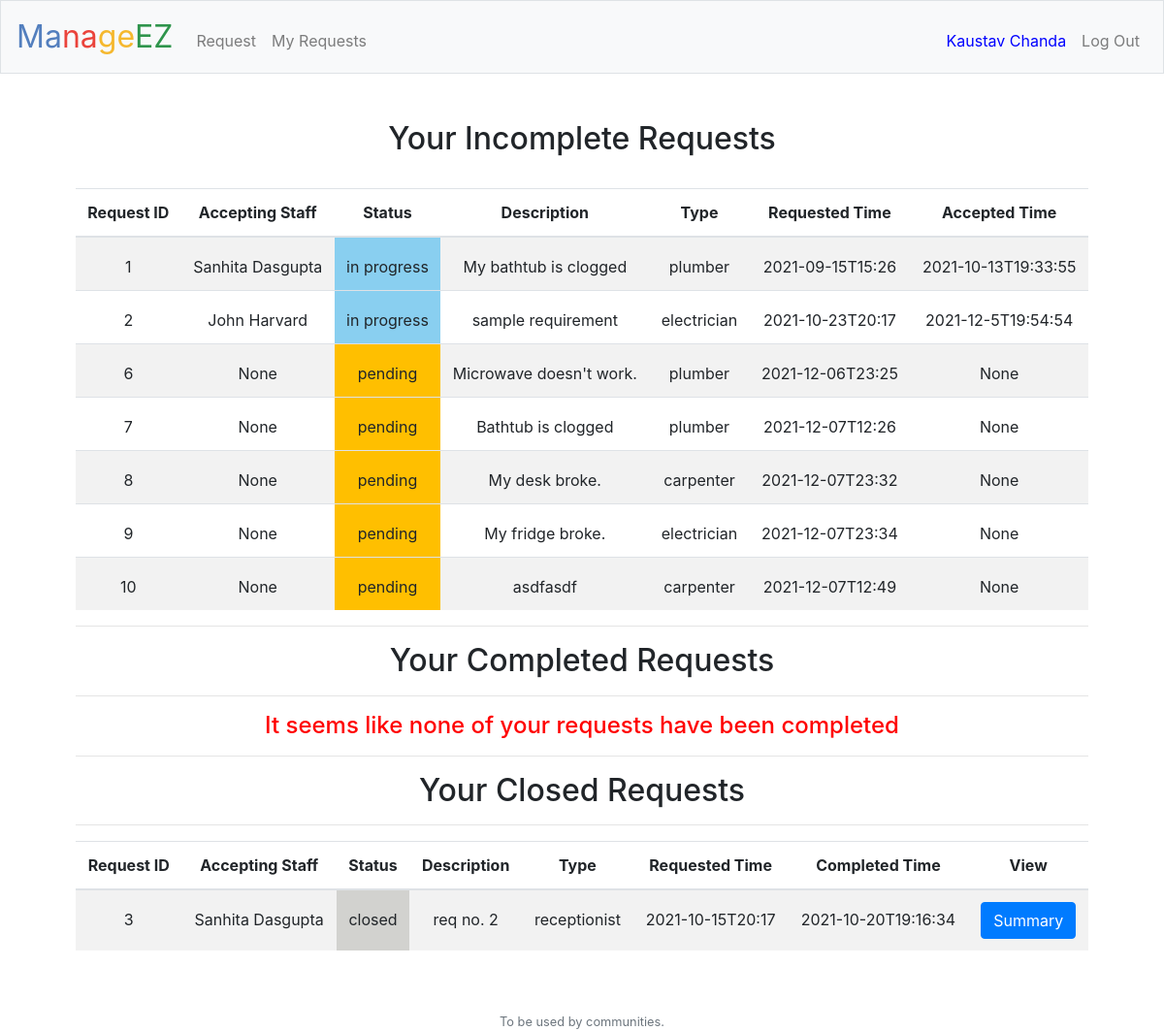
Page /my_req (signed in) on the committed database.
### tables this page shows
CREATE TABLE 'users' ('id' integer PRIMARY KEY AUTOINCREMENT NOT NULL, 'username' text, 'password' text, 'type' text, 'community' text, 'expertise' text DEFAULT 'resident');

CREATE TABLE "calls" ('request_id' integer PRIMARY KEY NOT NULL, 'resident_id' integer NOT NULL, 'staff_id' integer, 'status' text NOT NULL, 'description' text NOT NULL, 'requirement' text NOT NULL, 'req_t' text NOT NULL, 'accept_t' text, 'complete_t' text, 's_description' text, 'rating' integer, 'complaints' text);

### application.py (the view, shortened to what this page needs)
@app.route("/my_req", methods=["GET", "POST"])
@login_required
def my_req():
    if request.method == "POST":
        redirect('/')
    else:
        if session["type"] == "resident":
            rows = db.execute("SELECT DISTINCT request_id, resident_id, staff_id, status, description, requirement, req_t, accept_t FROM calls JOIN users ON resident_id WHERE users.community = :com AND ( calls.status = 'in progress' OR calls.status = 'pending' ) AND calls.resident_id = :uid", com = session["comm"], uid = session["user_id"])
            print(rows)
            req_list = []
            for row in rows:
                if row["staff_id"]:
                    name = db.execute("SELECT username FROM users WHERE id = :uid", uid=row["staff_id"])
                    req_list.append({
                        "id": row["request_id"],
                        "name": name[0]["username"],
                        "status": row["status"],
                        "description": row["description"],
                        "requirement": row["requirement"],
                        "time": row["req_t"],
                        "accepted": row["accept_t"]
                    })
                else:
                    name = db.execute("SELECT username FROM users WHERE id = :uid", uid=row["staff_id"])
                    req_list.append({
                        "id": row["request_id"],
                        "name": "None",
                        "status": row["status"],
                        "description": row["description"],
                        "requirement": row["requirement"],
                        "time": row["req_t"],
                        "accepted": row["accept_t"]
                    })
            rows2 = db.execute("SELECT DISTINCT request_id, staff_id, status, description, requirement, req_t, complete_t, s_description FROM calls JOIN users ON staff_id WHERE users.community = :com AND calls.status = 'completed' AND calls.resident_id = :uid", com = session["comm"], uid = session["user_id"])
            req_list2 = []
            rows3 = db.execute("SELECT DISTINCT request_id, staff_id, status, description, requirement, req_t, complete_t, s_description, rating, complaints FROM calls JOIN users ON staff_id WHERE users.community = :com AND calls.status = 'closed' AND calls.resident_id = :uid", com = session["comm"], uid = session["user_id"])
            req_list3 = []
            for row in rows3:
                name = db.execute("SELECT username FROM users WHERE id = :uid", uid=row["staff_id"])
                req_list3.append({
                    "id": row["request_id"],
                    "name": name[0]["username"],
                    "status": row["status"],
                    "description": row["description"],
                    "requirement": row["requirement"],
                    "time": row["req_t"],
                    "completed": row["complete_t"],
                    "s_desc": row["s_description"],
                    "rating": row["rating"],
                    "r_desc": row["complaints"]
                })
            request_id = request.args.get('rid')
            rating = request.args.get('rate')
            description = request.args.get('r_desc')
            print(request_id, rating)
            return render_template('my_req.html', comp=req_list2, prog=req_list, clos=req_list3, comm=session["comm"])
        else:
            return apology("Forbidden", 403)

### application.py (called while the page is built)
@app.after_request
def after_request(response):
    response.headers["Cache-Control"] = "no-cache, no-store, must-revalidate"
    response.headers["Expires"] = 0
    response.headers["Pragma"] = "no-cache"
    return response

### helpers.py (called while the page is built)
def login_required(f):
    @wraps(f)
    def decorated_function(*args, **kwargs):
        if session.get("user_id") is None:
            return redirect("/login")
        return f(*args, **kwargs)
    return decorated_function

### templates/my_req.html (shortened to what this page needs)
{% extends "layout.html" %}
{% block main %}
    <link rel="stylesheet" href="/static/style.css">
    <h2>Your Incomplete Requests</h2>
    <br>
    {% if prog %}
        <table class="table table-striped">
            <thead>
                <th>Request ID</th>
                <th>Accepting Staff</th>
                <th>Status</th>
                <th>Description</th>
                <th>Type</th>
                <th>Requested Time</th>
                <th>Accepted Time</th>
            </thead>
            <tbody>
                {% for i in prog %}
                    <tr>
                        <td id="{{i['id']}}" style="padding-top: 18px;" name="req_id">{{i["id"]}}</td>
                        <td style="padding-top: 18px;" name="name">{{i["name"]}}</td>
                        <td style="padding-top: 18px;" name="status">{{i["status"]}}</td>
                        <td style="padding-top: 18px;" name="description">{{i["description"]}}</td>
                        <td style="padding-top: 18px;" name="requirement">{{i["requirement"]}}</td>
                        <td style="padding-top: 18px;" name="time">{{i["time"]}}</td>
                        <td style="padding-top: 18px;" name="accepted">{{i["accepted"]}}</td>
                    </tr>
                {% endfor %}
            </tbody>
        </table>
    {% else %}
        <h3 style="color: red;">None of your requests are currently incomplete</h3>
    {% endif %}
    <hr>
    <h2>Your Completed Requests</h2>
    <hr>
    {% if comp %}
        <table class="table table-striped">
            <thead>
                <th>Request ID</th>
                <th>Accepting Staff</th>
                <th>Status</th>
                <th>Description</th>
                <th>Type</th>
                <th>Requested Time</th>
                <th>Completed Time</th>
                <th>View</th>
                <th>Feedback</th>
            </thead>
            <tbody>
                {% for i in comp %}
                <tr>
                    <td id="{{i['id']}}" style="padding-top: 18px;" name="req_id">{{i["id"]}}</td>
                    <td style="padding-top: 18px;" name="name">{{i["name"]}}</td>
                    <td style="padding-top: 18px;" name="status">{{i["status"]}}</td>
                    <td style="padding-top: 18px;" name="description">{{i["description"]}}</td>
                    <td style="padding-top: 18px;" name="requirement">{{i["requirement"]}}</td>
                    <td style="padding-top: 18px;" name="time">{{i["time"]}}</td>
                    <td style="padding-top: 18px;" name="accepted">{{i["completed"]}}</td>
                    <td><button id="vbtn" class="{{i['id']}} i c btn btn-primary" type="submit">Details</button></td>
                    <td><button id="vbtn" class="{{i['id']}} i f btn btn-primary" type="submit">Feedback</button></td>
                </tr>
                <div id="popup" class="popup {{i['id']}}">
                    <div id="content">
                        <h4>{{i["name"]}}'s description of the case:</h4>
                        <p>{{i["s_desc"]}}</p>
                    </div>
                    <a id="close" class="close {{'id'}}" onclick="togglePopup();"><img src="/static/images/cancel.png" width="20" alt=""></a>
                </div>
                <div id="popup_f" class="popup_f {{i['id']}}">
                    <div id="content">
                        <h4>Are you satisfied with your service?</h4>
                        <div class="rating">
                            <span><input type="radio" name="rating" id="str5" value="5"><label for="str5"></label></span>
                            <span><input type="radio" name="rating" id="str4" value="4"><label for="str4"></label></span>
                            <span><input type="radio" name="rating" id="str3" value="3"><label for="str3"></label></span>
                            <span><input type="radio" name="rating" id="str2" value="2"><label for="str2"></label></span>
                            <span><input type="radio" name="rating" id="str1" value="1"><label for="str1"></label></span>
                        </div>
                    </div>
                    <a id="close" class="close {{'id'}}" onclick="togglePopupF();"><img src="/static/images/cancel.png" width="20" alt=""></a>
                </div>
                {% endfor %}
            </tbody>
        </table>
    {% else %}
        <h4 style="color: red;">It seems like none of your requests have been completed</h4>
    {% endif %}
    <hr>
    <h2>Your Closed Requests</h2>
    <hr>
    {% if clos %}
        <table class="table table-striped">
            <thead>
                <th>Request ID</th>
                <th>Accepting Staff</th>
                <th>Status</th>
                <th>Description</th>
                <th>Type</th>
                <th>Requested Time</th>
                <th>Completed Time</th>
                <th>View</th>
            </thead>
            <tbody>
                {% for i in clos %}
                <tr>
                    <td id="{{i['id']}}" style="padding-top: 18px;" name="req_id">{{i["id"]}}</td>
                    <td style="padding-top: 18px;" name="name">{{i["name"]}}</td>
                    <td style="padding-top: 18px;" name="status">{{i["status"]}}</td>
                    <td style="padding-top: 18px;" name="description">{{i["description"]}}</td>
                    <td style="padding-top: 18px;" name="requirement">{{i["requirement"]}}</td>
                    <td style="padding-top: 18px;" name="time">{{i["time"]}}</td>
                    <td style="padding-top: 18px;" name="accepted">{{i["completed"]}}</td>
                    <td><button id="vbtn" class="{{i['id']}} i c btn btn-primary" type="submit">Summary</button></td>
                </tr>
                {% endfor %}
            </tbody>
        </table>
    {% else %}
        <h4 style="color: red;">It seems like none of your requests have been closed</h4>
    {% endif %}
{% endblock %}

### templates/layout.html (shortened to what this page needs)
<!DOCTYPE html>
<html lang="en">
    <head>
        <link rel="stylesheet" href="https://cdn.jsdelivr.net/npm/bootstrap@4.5.3/dist/css/bootstrap.min.css">
        <link href="/static/styles.css" rel="stylesheet">
    </head>
    <body>
        <nav class="navbar navbar-expand-md navbar-light bg-light border">
            <a class="navbar-brand" href="/"><span class="blue">Ma</span><span class="red">na</span><span class="yellow">ge</span><span class="green">EZ</span> </a>
            <div class="collapse navbar-collapse" id="navbar">
                {% if session.user_id %}
                    {% if session.type  == 'staff' %}
                        <ul class="navbar-nav mr-auto mt-2">
                            <li class="nav-item"><a class="nav-link" href="/schedule">Schedule</a></li>
                            <li class="nav-item"><a class="nav-link" href="/listr">List</a></li>
                            <li class="nav-item"><a class="nav-link" href="/tasks">My Tasks</a></li>
                        </ul>
                        <ul class="navbar-nav ml-auto mt-2">
                            <li class="nav-item"><a class="nav-link username">{{session.username}}</a></li>
                            <li class="nav-item"><a class="nav-link" href="/logout">Log Out</a></li>
                        </ul>
                    {% else %}
                        <ul class="navbar-nav mr-auto mt-2">
                            <li class="nav-item"><a class="nav-link" href="/call">Request</a></li>
                            <li class="nav-item"><a class="nav-link" href="/my_req">My Requests</a></li>
                        </ul>
                        <ul class="navbar-nav ml-auto mt-2">
                            <li class="nav-item"><a class="nav-link username">{{session.username}}</a></li>
                            <li class="nav-item"><a class="nav-link" href="/logout">Log Out</a></li>
                        </ul>
                    {% endif %}
                {% else %}
                    <ul class="navbar-nav ml-auto mt-2">
                        <li class="nav-item"><a class="nav-link" href="/register">Register</a></li>
                        <li class="nav-item"><a class="nav-link" href="/login">Log In</a></li>
                    </ul>
                {% endif %}
            </div>
        </nav>
        <main class="container p-5">
            {% block main %}{% endblock %}
        </main>
        <footer class="small text-center text-muted">
            To be used by communities.
        </footer>
    </body>
</html>

### static/styles.css (style rules this page uses)
nav .navbar-brand { font-size: xx-large; }
nav .navbar-brand .blue { color: #537fbe; }
nav .navbar-brand .red { color: #ea433b; }
nav .navbar-brand .yellow { color: #f5b82e; }
nav .navbar-brand .green { color: #2e944b; }
main { overflow-x: auto; text-align: center; }
.username { color: blue !important; }
button { transition: 0.5s !important; }

### static/style.css (style rules this page uses)
.c { transition: 0.5s; }

### rows in the picture
users: name "Sanhita Dasgupta", name "Sanhita Dasgupta"
calls: status "in progress", description "My bathtub is clogged", requirement "plumber", time "2021-09-15T15:26", accepted "2021-10-13T19:33:55"
users: name "John Harvard"
calls: status "in progress", description "sample requirement", requirement "electrician", time "2021-10-23T20:17", accepted "2021-12-5T19:54:54"
calls: id "6", name "None", status "pending", description "Microwave doesn't work.", requirement "plumber", time "2021-12-06T23:25", accepted "None"
calls: id "7", name "None", status "pending", description "Bathtub is clogged", requirement "plumber", time "2021-12-07T12:26", accepted "None"
calls: id "8", name "None", status "pending", description "My desk broke.", requirement "carpenter", time "2021-12-07T23:32", accepted "None"
calls: id "9", name "None", status "pending", description "My fridge broke.", requirement "electrician", time "2021-12-07T23:34", accepted "None"
calls: id "10", name "None", status "pending", description "asdfasdf", requirement "carpenter", time "2021-12-07T12:49", accepted "None"
calls: status "closed", description "req no. 2", requirement "receptionist", time "2021-10-15T20:17", completed "2021-10-20T19:16:34"

### other values in the picture
{{ session.username }} "Kaustav Chanda"
{{ i["id"] }} "1" "2"
{{ i["id"] }} "3"
